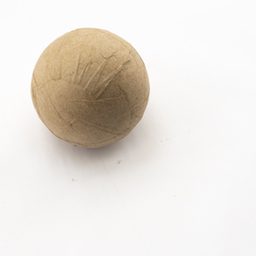
#> input picture the_original_problem/data/easy/ball/ball_1.jpg, 256 x 256 px; its folder holds only this picture in this run
$ python evaluate.py
#> lines starting #> are read from the running program, lines starting #| are printed output that depends on the picture
### the_original_problem/challenge/sample_student.py
## ---------------------------- ##
##
## sample_student.py
##
## Example student submission for programming challenge. A few things:
## 1. Before submitting, change the name of this file to your firstname_lastname.py.
## 2. Be sure not to change the name of the method below, classify.py
## 3. In this challenge, you are only permitted to import numpy and methods from
##    the util module in this repository. Note that if you make any changes to your local
##    util module, these won't be reflected in the util module that is imported by the
##    auto grading algorithm.
## 4. Anti-plagarism checks will be run on your submission
##
##
## ---------------------------- ##


import numpy as np
import sys
# [5 lines of commented-out code are left out]

def convert_to_grayscale(im):
    '''
    Convert color image to grayscale.
    Args: im = (nxmx3) floating point color image scaled between 0 and 1
    Returns: (nxm) floating point grayscale image scaled between 0 and 1
    '''
    return np.mean(im, axis = 2)

#Show all pixels with values above threshold:
def tune_thresh(thresh = 0):
    fig = figure(0, (8,8))
    imshow(G_magnitude > thresh)

def filter_2d(im, kernel):
    '''
    Filter an image by taking the dot product of each
    image neighborhood with the kernel matrix.
    Args:
    im = (H x W) grayscale floating point image
    kernel = (M x N) matrix, smaller than im
    Returns:
    (H-M+1 x W-N+1) filtered image.
    '''

    M = kernel.shape[0]
    N = kernel.shape[1]
    H = im.shape[0]
    W = im.shape[1]

    filtered_image = np.zeros((H-M+1, W-N+1), dtype = 'float64')

    for i in range(filtered_image.shape[0]):
        for j in range(filtered_image.shape[1]):
            image_patch = im[i:i+M, j:j+N]
            filtered_image[i, j] = np.sum(np.multiply(image_patch, kernel))

    return filtered_image

def classify(im):
    '''
    Example submission for coding challenge.

    Args: im (nxmx3) unsigned 8-bit color image
    Returns: One of three strings: 'brick', 'ball', or 'cylinder'

    '''
    im = im[10:245, 10:245]
    im_shape = im.shape
    gray = convert_to_grayscale(im/255.)
    Kx = np.array([[1, 0, -1],
               [2, 0, -2],
               [1, 0, -1]])

    Ky = np.array([[1, 2, 1],
               [0, 0, 0],
               [-1, -2, -1]])

    Gx = filter_2d(gray, Kx)
    Gy = filter_2d(gray, Ky)

    G_magnitude = np.sqrt(Gx**2 + Gy**2)

    labels = ['ball','cylinder','brick']

    hist_values = np.histogram(G_magnitude)

    sum_hist_values = 0

    for i in range(int((len(hist_values))/2) + 1,len(hist_values[0])):
        sum_hist_values += hist_values[0][i]*hist_values[1][i]
    if sum_hist_values > 0 and sum_hist_values <=1500:
        return labels[0]
    elif sum_hist_values > 1500 and sum_hist_values <= 1750:
        return labels[1]
    else:
        return labels[2]

### the_original_problem/challenge/evaluate.py
## ------------------------- ##
##
## evaluate.py
## Basic image processing utilties.
##
##
## ------------------------- ##

import numpy as np
import glob
from easydict import EasyDict
from matplotlib.pyplot import imread
import time

#Import student's method:
from sample_student import classify

program_start = time.time()

dataset_names = ['easy', 'medium_1', 'medium_2', 'hard']
weights = [0.5, 0.2, 0.2, 0.1]
classes = ['ball', 'brick', 'cylinder']
data_path = '../data' #Assuming data is one directory up.

dataset_weights = {}
for i in range(len(dataset_names)):
    dataset_weights[dataset_names[i]] = weights[i]

#Store data performance data in a nested easydict:
performance = EasyDict()
total_time = 0

#Iterate through images:
for dataset_name in dataset_names:
    performance[dataset_name] = EasyDict()
    performance[dataset_name]['overall'] = np.array([0, 0]) #overall Correct/incorrect

    for image_class in classes:
        performance[dataset_name][image_class] = np.array([0, 0])
        image_paths = glob.glob(data_path + '/'
                                + dataset_name + '/'
                                + image_class + '/*.jpg')

        for image_path in image_paths:
            im = imread(image_path)
#> im is the input picture: shape (256, 256, 3); mean R, G, B 231.7, 226.3, 219.5

            start_time = time.time()
            prediction = classify(im)
#> in classify, `im = im[10:245, 10:245]`:
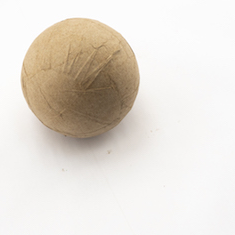
#> im: shape (235, 235, 3); mean of channels 0, 1, 2 228.4, 222.1, 214.1; drawn as R, G, B
#> in convert_to_grayscale, `return np.mean(im, axis = 2)`:
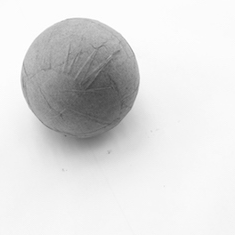
#> returned value: shape (235, 235) float64; min 0.261, max 1, mean 0.869
#> after the loop in filter_2d, `for i in range(filtered_image.shape[0]):`:
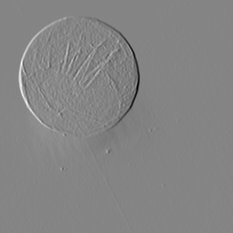
#> filtered_image: shape (233, 233) float64; min -1.55, max 1.42, mean 2.61e-05; drawn with min black and max white
#> after the loop in filter_2d (call 2), `for i in range(filtered_image.shape[0]):`:
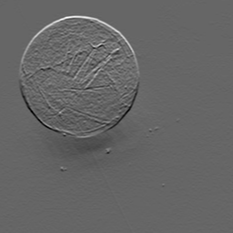
#> filtered_image: shape (233, 233) float64; min -0.732, max 1.1, mean 0.000706; drawn with min black and max white
#> in classify, `G_magnitude = np.sqrt(Gx**2 + Gy**2)`:
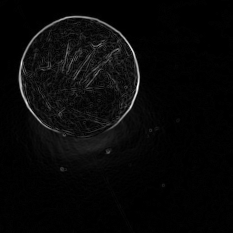
#> G_magnitude: shape (233, 233) float64; min 0, max 1.57, mean 0.0517; drawn with min black and max white
#> in classify, `hist_values = np.histogram(G_magnitude)`: hist_values = ([49947, 3049, 549, 226, 158, 154, 106, 63, 28, 9], [0, 0.157, 0.314, 0.47, 0.627, 0.784, 0.941, 1.1, 1.25, 1.41, 1.57])
#> the loop in classify, `for i in range(int((len(hist_values))/2) + 1,len(hist_values[0])):` made 8 passes
#> sum_hist_values on passes 1 to 8: 172.2, 278.5, 377.6, 498.3, 598, 667.2, 702.3, 715
#> after the loop in classify, `for i in range(int((len(hist_values))/2) + 1,len(hist_values[0])):`: sum_hist_values = 715
#> prediction = 'ball'
            end_time = time.time()
            total_time += (end_time - start_time)
            print(str(image_path),image_class, prediction)
#| ../data/easy/ball/ball_1.jpg ball ball
            if image_class == prediction:
                performance[dataset_name][image_class][0] += 1
            else:
                performance[dataset_name][image_class][1] += 1

        #Tally overall performance for class
        performance[dataset_name]['overall'] = performance[dataset_name]['overall'] \
                                               + performance[dataset_name][image_class]


#Print out errors:
print('Fraction of Correct Predictions: ')
overall_accuracy = 0
#> overall_accuracy = 0
for dataset_name in dataset_names:
    total_correct, total_incorrect = performance[dataset_name]['overall']
    total = total_correct + total_incorrect
    accuracy = np.round(float(total_correct)/total, 4)
    overall_accuracy += accuracy * dataset_weights[dataset_name]
    performance[dataset_name]['accuracy'] = accuracy
    print(dataset_name + ': ' + \
           '(' + str(total_correct) + '/' + str(total) + ' = ' + \
           str(accuracy) + ')')

    for image_class in classes:
        print('   ' + image_class + ': '
              + str(performance[dataset_name][image_class][0])
              + '/'
              + str(np.sum(performance[dataset_name][image_class])))

overall_accuracy = np.round(overall_accuracy, 2)
score = 0

if overall_accuracy >= 0.6:
   score = 10
elif overall_accuracy >= 0.55:
   score = 9
elif overall_accuracy >= 0.5:
   score = 8
elif overall_accuracy >= 0.45:
   score = 7
elif overall_accuracy >= 0.4:
   score = 6
elif overall_accuracy >= 0.35:
   score = 5
elif overall_accuracy >= 0:
   score = 4


print("\nOverall Accuracy = ", overall_accuracy)
print("Score = ", score)

program_end = time.time()
complete_time = program_end - program_start
total_time =  round(total_time, 5)
complete_time = round(complete_time, 5)

print("Classification time (seconds): = ", total_time)
print("Program completetion time (seconds): = ", complete_time)
